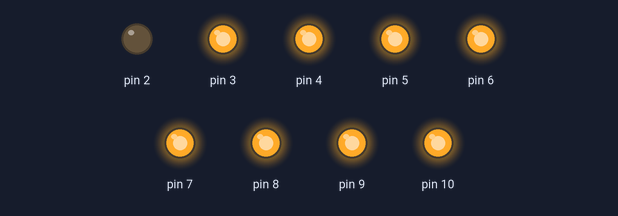
Simulated run of this sketch. Board: Arduino Uno, built with avr-gcc and run on an emulated ATmega328P. Parts: output pins drawn as LEDs (lit = HIGH).

Above: at 0.1 s.
Timing chart, 0 to 1.6 s (numbered marks = the images above):
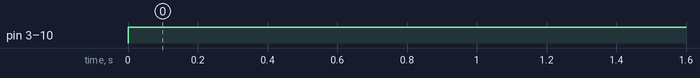

Measured:
- by itself, pin 3–10: LOW → HIGH at 0.00 s

The sketch:

Lesson_6a.ino
```cpp
void seg(char x){
  if(x & 0x80) digitalWrite(9,LOW);
  else         digitalWrite(9,HIGH);
  if(x & 0x40) digitalWrite(8,LOW);
  else         digitalWrite(8,HIGH);
  if(x & 0x20) digitalWrite(7,LOW);
  else         digitalWrite(7,HIGH);
  if(x & 0x10) digitalWrite(6,LOW);
  else         digitalWrite(6,HIGH);
  if(x & 0x08) digitalWrite(5,LOW);
  else         digitalWrite(5,HIGH);
  if(x & 0x04) digitalWrite(4,LOW);
  else         digitalWrite(4,HIGH);
  if(x & 0x02) digitalWrite(3,LOW);
  else         digitalWrite(3,HIGH);
  if(x & 0x01) digitalWrite(2,LOW);
  else         digitalWrite(2,HIGH);
}

void setup() {
  pinMode(2,OUTPUT);
  pinMode(3,OUTPUT);
  pinMode(4,OUTPUT);
  pinMode(5,OUTPUT);
  pinMode(6,OUTPUT);
  pinMode(7,OUTPUT);
  pinMode(8,OUTPUT);
  pinMode(9,OUTPUT);
  pinMode(10,OUTPUT);
}

void loop() {
  digitalWrite(10,HIGH);
  seg(0x01);
}
```
